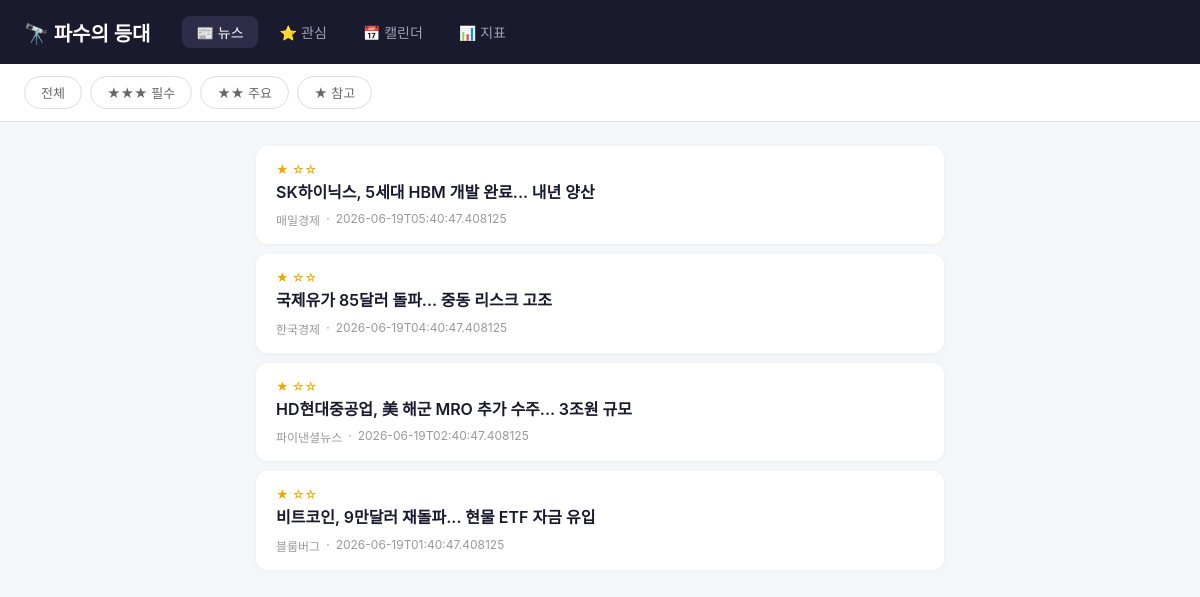
The app's page /?stars=1 with its own data.
### tables this page shows
CREATE TABLE news (
                id INTEGER PRIMARY KEY AUTOINCREMENT,
                title TEXT NOT NULL,
                link TEXT UNIQUE,
                source TEXT,
                published_at TIMESTAMP,
                crawled_at TIMESTAMP DEFAULT CURRENT_TIMESTAMP,
                importance INTEGER DEFAULT 0,
                stars INTEGER DEFAULT 0,
                category TEXT
            );

### app.py (the view)
@app.route('/')
def index():
    stars = request.args.get('stars', 'all')
    ticker = request.args.get('ticker', '')
    db = get_db()
    query = 'SELECT * FROM news WHERE 1=1'
    params = []
    if stars != 'all':
        query += ' AND stars = ?'
        params.append(int(stars))
    if ticker:
        query += ' AND (title LIKE ? OR title LIKE ?)'
        params.extend([f'%{ticker}%', f'%{get_name(ticker)}%'])
    query += ' ORDER BY stars DESC, published_at DESC LIMIT 50'
    news_list = db.execute(query, params).fetchall()
    db.close()
    return render_template('index.html', news_list=news_list, current_stars=stars)

### models.py (called while the page is built)
def get_db():
    conn = sqlite3.connect(DB_PATH)
    conn.row_factory = sqlite3.Row
    return conn

### templates/index.html (shortened to what this page needs)
<!DOCTYPE html>
<html lang="ko">
<head>
    <link rel="stylesheet" href="/static/style.css">
</head>
<body>
    <nav class="topbar">
        <h1>🔭 파수의 등대</h1>
        <div class="tabs">
            <a href="/" class="active">📰 뉴스</a>
            <a href="/watchlist">⭐ 관심</a>
            <a href="/calendar">📅 캘린더</a>
            <a href="/dashboard">📊 지표</a>
        </div>
    </nav>
    <div class="filter-bar">
        <a href="/" class="{% if current_stars == 'all' %}active{% endif %}">전체</a>
        <a href="/?stars=3">★★★ 필수</a>
        <a href="/?stars=2">★★ 주요</a>
        <a href="/?stars=1">★ 참고</a>
    </div>
    <main class="feed">
        {% if news_list %}
            {% for news in news_list %}
            <article class="card">
                <div class="card-stars">
                    {% for i in range(news.stars) %}★{% endfor %}
                    {% for i in range(3 - news.stars) %}☆{% endfor %}
                </div>
                <a href="{{ news.link }}" target="_blank" class="card-title">{{ news.title }}</a>
                <div class="card-meta">
                    <span class="source">{{ news.source or '미상' }}</span>
                    <span>·</span>
                    <span class="time">{{ news.published_at or '' }}</span>
                </div>
            </article>
            {% endfor %}
        {% else %}
            <div class="empty">
                <p>📭 아직 수집된 뉴스가 없습니다.</p>
                <p>뉴스 수집기가 곧 첫 데이터를 가져올 예정입니다.</p>
            </div>
        {% endif %}
    </main>
</body>
</html>

### static/style.css (style rules this page uses)
* { margin: 0; padding: 0; box-sizing: border-box; }
body { font-family: -apple-system, 'Segoe UI', sans-serif; background: #f5f6fa; color: #1a1a2e; }
.topbar { background: #1a1a2e; color: white; padding: 16px 24px; display: flex; align-items: center; gap: 32px; }
.topbar h1 { font-size: 20px; }
.tabs { display: flex; gap: 8px; }
.tabs a { color: #a0a0b8; text-decoration: none; padding: 6px 14px; border-radius: 8px; font-size: 14px; transition: .2s; }
.tabs a.active, .tabs a:hover { background: #2d2d4a; color: white; }
.filter-bar { display: flex; gap: 8px; padding: 12px 24px; background: white; border-bottom: 1px solid #e0e0e8; }
.filter-bar a { text-decoration: none; padding: 6px 16px; border-radius: 20px; font-size: 13px; color: #666; border: 1px solid #ddd; transition: .2s; }
.feed { max-width: 720px; margin: 24px auto; padding: 0 16px; }
.card { background: white; border-radius: 12px; padding: 16px 20px; margin-bottom: 10px; box-shadow: 0 1px 4px rgba(0,0,0,0.04); transition: box-shadow .2s; }
.card-stars { font-size: 12px; color: #f0a500; margin-bottom: 4px; }
.card-title { font-size: 16px; font-weight: 600; color: #1a1a2e; text-decoration: none; line-height: 1.4; }
.card-meta { margin-top: 8px; font-size: 12px; color: #999; display: flex; gap: 6px; }

### records on screen
news: stars 1 (drawn), title "SK하이닉스, 5세대 HBM 개발 완료... 내년 양산", source "매일경제", published_at "2026-06-19T05:40:47.408125"
news: stars 1 (drawn), title "국제유가 85달러 돌파... 중동 리스크 고조", source "한국경제", published_at "2026-06-19T04:40:47.408125"
news: stars 1 (drawn), title "HD현대중공업, 美 해군 MRO 추가 수주... 3조원 규모", source "파이낸셜뉴스", published_at "2026-06-19T02:40:47.408125"
news: stars 1 (drawn), title "비트코인, 9만달러 재돌파... 현물 ETF 자금 유입", source "블룸버그", published_at "2026-06-19T01:40:47.408125"
